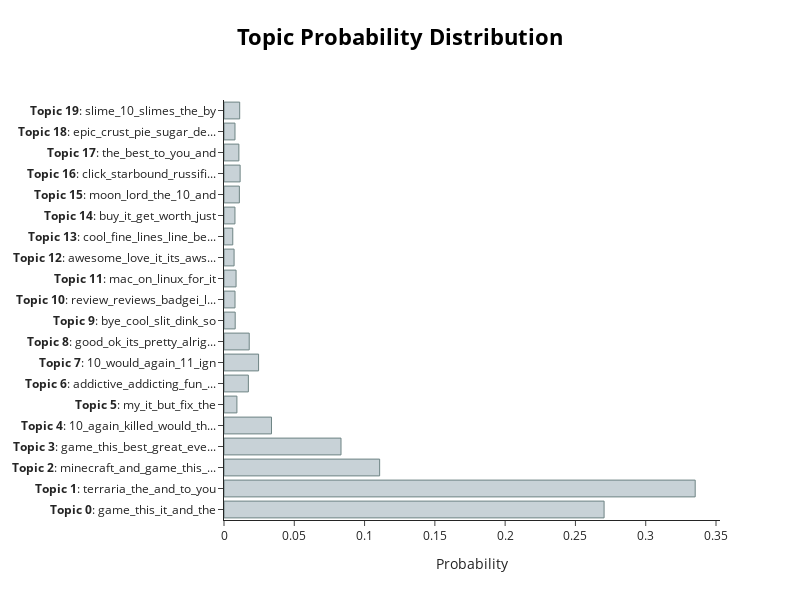

The cell this chart's notebook holds for it:
### Code cell
# visualize topic probabilities
# to understand how confident BERTopic is that certain topics are present in the documents

topic_model.visualize_distribution(probs[200], min_probability=0.001)

### Figure 1 — Plotly figure (JSON) as saved in the notebook; plotly's stock layout.template omitted (floating-point values rounded to 4 significant figures)
{"data": [{"marker": {"color": "#C8D2D7", "line": {"color": "#6E8484", "width": 1}}, "orientation": "h", "type": "bar", "x": [0.2704, 0.3352, 0.1107, 0.08324, 0.03378, 0.009186, 0.01733, 0.0246, 0.01794, 0.00797, 0.007838, 0.00859, 0.00718, 0.006249, 0.007794, 0.01093, 0.01148, 0.0106, 0.007821, 0.01116], "y": ["<b>Topic 0</b>: game_this_it_and_the", "<b>Topic 1</b>: terraria_the_and_to_you", "<b>Topic 2</b>: minecraft_and_game_this_...", "<b>Topic 3</b>: game_this_best_great_eve...", "<b>Topic 4</b>: 10_again_killed_would_th...", "<b>Topic 5</b>: my_it_but_fix_the", "<b>Topic 6</b>: addictive_addicting_fun_...", "<b>Topic 7</b>: 10_would_again_11_ign", "<b>Topic 8</b>: good_ok_its_pretty_alrig...", "<b>Topic 9</b>: bye_cool_slit_dink_so", "<b>Topic 10</b>: review_reviews_badgei_l...", "<b>Topic 11</b>: mac_on_linux_for_it", "<b>Topic 12</b>: awesome_love_it_its_aws...", "<b>Topic 13</b>: cool_fine_lines_line_be...", "<b>Topic 14</b>: buy_it_get_worth_just", "<b>Topic 15</b>: moon_lord_the_10_and", "<b>Topic 16</b>: click_starbound_russifi...", "<b>Topic 17</b>: the_best_to_you_and", "<b>Topic 18</b>: epic_crust_pie_sugar_de...", "<b>Topic 19</b>: slime_10_slimes_the_by"]}], "layout": {"height": 600, "hoverlabel": {"bgcolor": "white", "font": {"family": "Rockwell", "size": 16}}, "title": {"font": {"color": "Black", "size": 22}, "text": "<b>Topic Probability Distribution</b>", "x": 0.5, "xanchor": "center", "y": 0.95, "yanchor": "top"}, "width": 800, "xaxis": {"title": {"text": "Probability"}}}}
